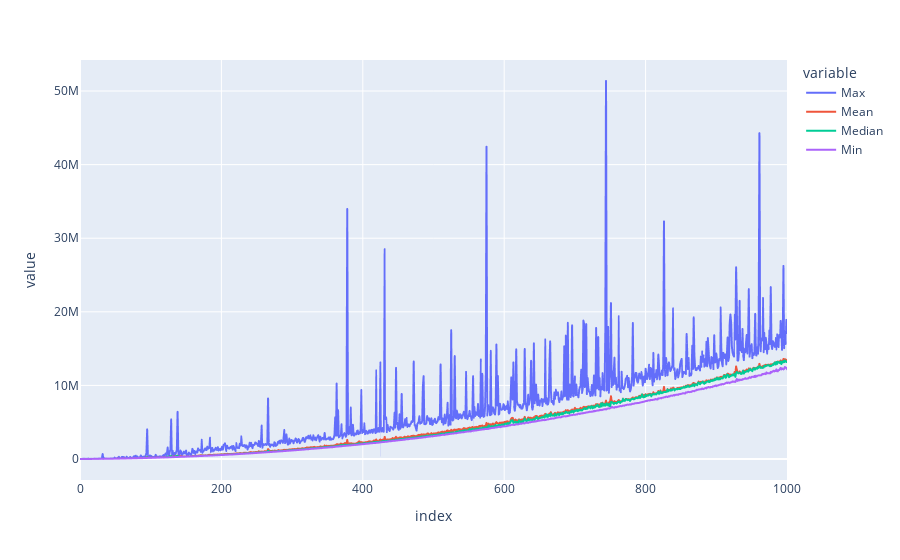

The code cell stored with this chart in its notebook:
### Code cell
def find_min(L):
    m = []
    for i in range(len(L)):
        m.append(mymin(L[i:]))
    return m 
        
# L = [5,3,6,7,4,6,7,5]
# print(find_min(L))

T = pd.DataFrame()

s = 1000

for n in range(s+1):
    r = {}
    for e in range(100):
        L = [rd.randint(0, 1000) for _ in range(n)]
        t0 = time.perf_counter_ns()
        find_min(L)
        t1 = time.perf_counter_ns()
        r[str(e)] = [t1-t0]
        del(L, t0, t1)
    r = pd.DataFrame.from_dict(r, orient='columns')
    T =  pd.concat(objs=[T, pd.DataFrame.from_dict({'Max': r.max(axis=1),
                                                    'Mean': r.mean(axis=1),
                                                    'Median': r.median(axis=1),
                                                    'Min': r.min(axis=1)})],
                   ignore_index=True)
    del(r)

graph = px.line(data_frame=T)
graph.show()

T

### Figure 1 — Plotly figure (JSON) as saved in the notebook; plotly's stock layout.template omitted (floating-point values rounded to 4 significant figures; data arrays with more than 128 entries replaced by an {"elided": "..."} marker saying what was removed)
{"data": [{"hovertemplate": "variable=Max<br>index=%{x}<br>value=%{y}<extra></extra>", "legendgroup": "Max", "line": {"color": "#636efa", "dash": "solid"}, "marker": {"symbol": "circle"}, "mode": "lines", "name": "Max", "showlegend": true, "type": "scattergl", "x": {"elided": "1001 int values"}, "xaxis": "x", "y": {"elided": "1001 int values"}, "yaxis": "y"}, {"hovertemplate": "variable=Mean<br>index=%{x}<br>value=%{y}<extra></extra>", "legendgroup": "Mean", "line": {"color": "#EF553B", "dash": "solid"}, "marker": {"symbol": "circle"}, "mode": "lines", "name": "Mean", "showlegend": true, "type": "scattergl", "x": {"elided": "1001 int values"}, "xaxis": "x", "y": {"elided": "1001 int values"}, "yaxis": "y"}, {"hovertemplate": "variable=Median<br>index=%{x}<br>value=%{y}<extra></extra>", "legendgroup": "Median", "line": {"color": "#00cc96", "dash": "solid"}, "marker": {"symbol": "circle"}, "mode": "lines", "name": "Median", "showlegend": true, "type": "scattergl", "x": {"elided": "1001 int values"}, "xaxis": "x", "y": {"elided": "1001 int values"}, "yaxis": "y"}, {"hovertemplate": "variable=Min<br>index=%{x}<br>value=%{y}<extra></extra>", "legendgroup": "Min", "line": {"color": "#ab63fa", "dash": "solid"}, "marker": {"symbol": "circle"}, "mode": "lines", "name": "Min", "showlegend": true, "type": "scattergl", "x": {"elided": "1001 int values"}, "xaxis": "x", "y": {"elided": "1001 int values"}, "yaxis": "y"}], "layout": {"legend": {"title": {"text": "variable"}, "tracegroupgap": 0}, "margin": {"t": 60}, "xaxis": {"anchor": "y", "domain": [0, 1], "title": {"text": "index"}}, "yaxis": {"anchor": "x", "domain": [0, 1], "title": {"text": "value"}}}}
